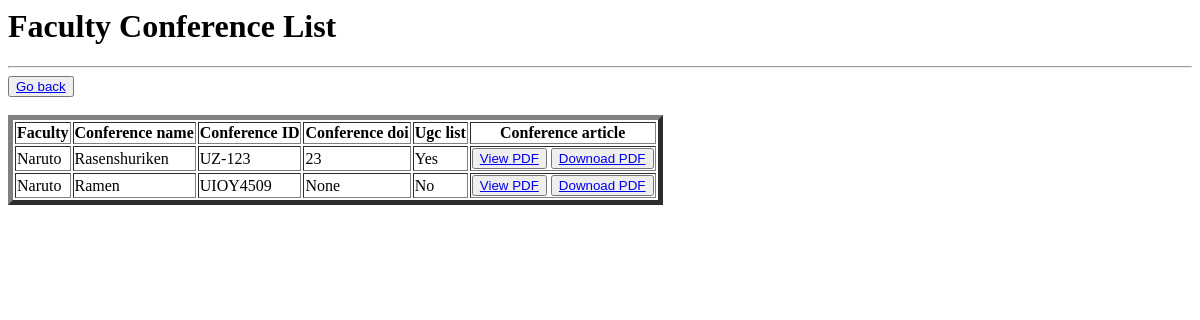
Page /hodviewotherconf (signed in) on the earlier database version.
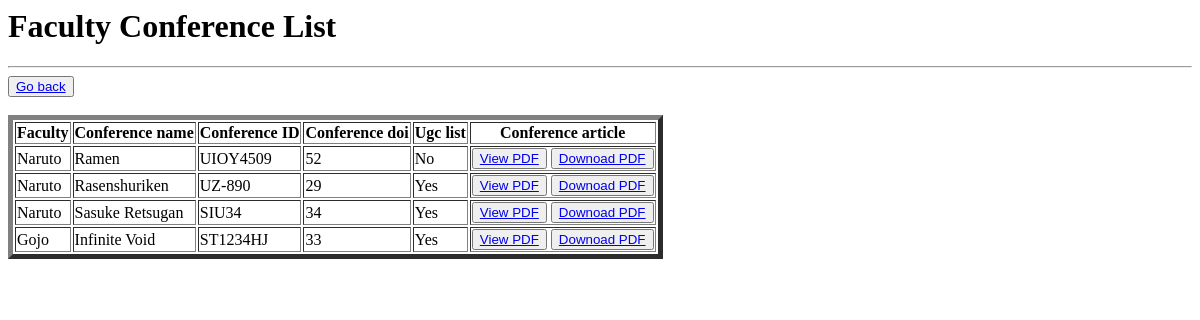
Same page on the later database version.
### CSE/models.py (models this page shows, shortened)
class Conference(models.Model):
    fac_name=models.ForeignKey(Faculty,on_delete=models.CASCADE)
    conference_id = models.CharField(primary_key=True,max_length=100)
    conference_name = models.CharField(max_length=255)
    conference_article = models.FileField(upload_to='conference/',validators=[validate_pdf])
    conference_doi=models.IntegerField(null=True,blank=True)
    ugc=(('Yes','Yes'),('No','No'))
    ugc_listed=models.CharField(max_length=10,choices=ugc)

class Faculty(AbstractUser):
    age = models.PositiveIntegerField(default=0)
    GENDER_CHOICES = (
        ('male', 'Male'),
        ('female', 'Female'),
    )
    gender = models.CharField(max_length=6, choices=GENDER_CHOICES)
    department_name = models.CharField(max_length=100)
    phone_number = models.CharField(max_length=15, null=False, blank=False,unique=True)
    ROLE=(('HOD','HOD'),('OTHER','OTHER'))
    role=models.CharField(max_length=10,choices=ROLE,default='OTHER')
    def __str__(self):
        return self.username

### CSE/views.py (the view)
# urls.py: path('hodviewotherconf',views.hod_view_other_conference_details,name='hodviewotherconf'),
def hod_view_other_conference_details(request):
    if request.user.is_authenticated:
        conferences=Conference.objects.exclude(fac_name=request.user)
    return render(request, 'hodviewconferencedetail.html', {'conferences': conferences})

### CSE/templates/hodviewconferencedetail.html (shortened to what this page needs)
<h1>Faculty Conference List</h1>
<hr>
<button><a href="{% url 'hodoptions' %}">Go back</a></button><br><br>
<table border="5">
    <thead>
        <tr>
            {% if user.role == "HOD" %}
                <th>Faculty</th>
            {% endif %}
            <th>Conference name</th>
            <th>Conference ID</th>
            <th>Conference doi</th>
            <th>Ugc list</th>
            <th>Conference article</th>
        </tr>
    </thead>
    <tbody>
        {% for i in conferences %}
            <tr>
            {% if user.role == "HOD" %}
                <td>{{i.fac_name}}</td>
            {% endif %}
                <td>{{i.conference_name}}</td>
                <td>{{i.conference_id}}</td>
                <td>{{i.conference_doi}}</td>
                <td>{{ i.ugc_listed }}</td>
                <td>
                    {% if i.conference_article %}
                      <button><a href="{{ i.conference_article.url }}" target="_blank" >View PDF</a></button>
                      <button><a href="{{ i.conference_article.url }}" target="_blank" download>Downoad PDF</a></button>
                    {% endif %}
                </td>
            </tr>
        {% endfor %}
    </tbody>
</table

Differences in the rows shown:
removed Conference: fac_name "Naruto", conference_name "Rasenshuriken", conference_id "UZ-123", conference_doi "23", ugc_listed "Yes"
changed Conference "Ramen": conference_doi "None" → "52"
added Conference: fac_name "Naruto", conference_name "Rasenshuriken", conference_id "UZ-890", conference_doi "29", ugc_listed "Yes"
added Conference: fac_name "Naruto", conference_name "Sasuke Retsugan", conference_id "SIU34", conference_doi "34", ugc_listed "Yes"
added Conference: fac_name "Gojo", conference_name "Infinite Void", conference_id "ST1234HJ", conference_doi "33", ugc_listed "Yes"
